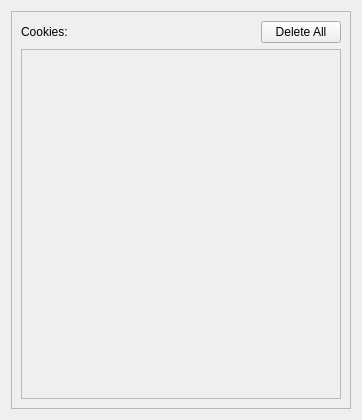
<?xml version="1.0" encoding="UTF-8"?>
<ui version="4.0">
 <class>CookieManager</class>
 <widget class="QWidget" name="CookieManager">
  <property name="geometry">
   <rect>
    <x>0</x>
    <y>0</y>
    <width>357</width>
    <height>420</height>
   </rect>
  </property>
  <property name="windowTitle">
   <string>Form</string>
  </property>
  <layout class="QGridLayout" name="gridLayout_2">
   <item row="0" column="0">
    <widget class="QFrame" name="frame_2">
     <property name="frameShape">
      <enum>QFrame::StyledPanel</enum>
     </property>
     <property name="frameShadow">
      <enum>QFrame::Raised</enum>
     </property>
     <layout class="QGridLayout" name="gridLayout">
      <item row="0" column="0">
       <widget class="QWidget" name="widget_2" native="true">
        <layout class="QHBoxLayout" name="horizontalLayout_3">
         <property name="leftMargin">
          <number>0</number>
         </property>
         <property name="topMargin">
          <number>0</number>
         </property>
         <property name="rightMargin">
          <number>0</number>
         </property>
         <property name="bottomMargin">
          <number>0</number>
         </property>
         <item>
          <widget class="QLabel" name="label">
           <property name="text">
            <string>Cookies:</string>
           </property>
          </widget>
         </item>
         <item>
          <spacer name="horizontalSpacer">
           <property name="orientation">
            <enum>Qt::Horizontal</enum>
           </property>
           <property name="sizeHint" stdset="0">
            <size>
             <width>87</width>
             <height>20</height>
            </size>
           </property>
          </spacer>
         </item>
         <item>
          <widget class="QPushButton" name="m_deleteAllButton_2">
           <property name="text">
            <string>Delete All</string>
           </property>
          </widget>
         </item>
        </layout>
       </widget>
      </item>
      <item row="1" column="0">
       <widget class="QScrollArea" name="m_scrollArea">
        <property name="minimumSize">
         <size>
          <width>320</width>
          <height>0</height>
         </size>
        </property>
        <property name="widgetResizable">
         <bool>true</bool>
        </property>
       </widget>
      </item>
     </layout>
    </widget>
   </item>
  </layout>
 </widget>
 <resources/>
 <connections/>
</ui>
